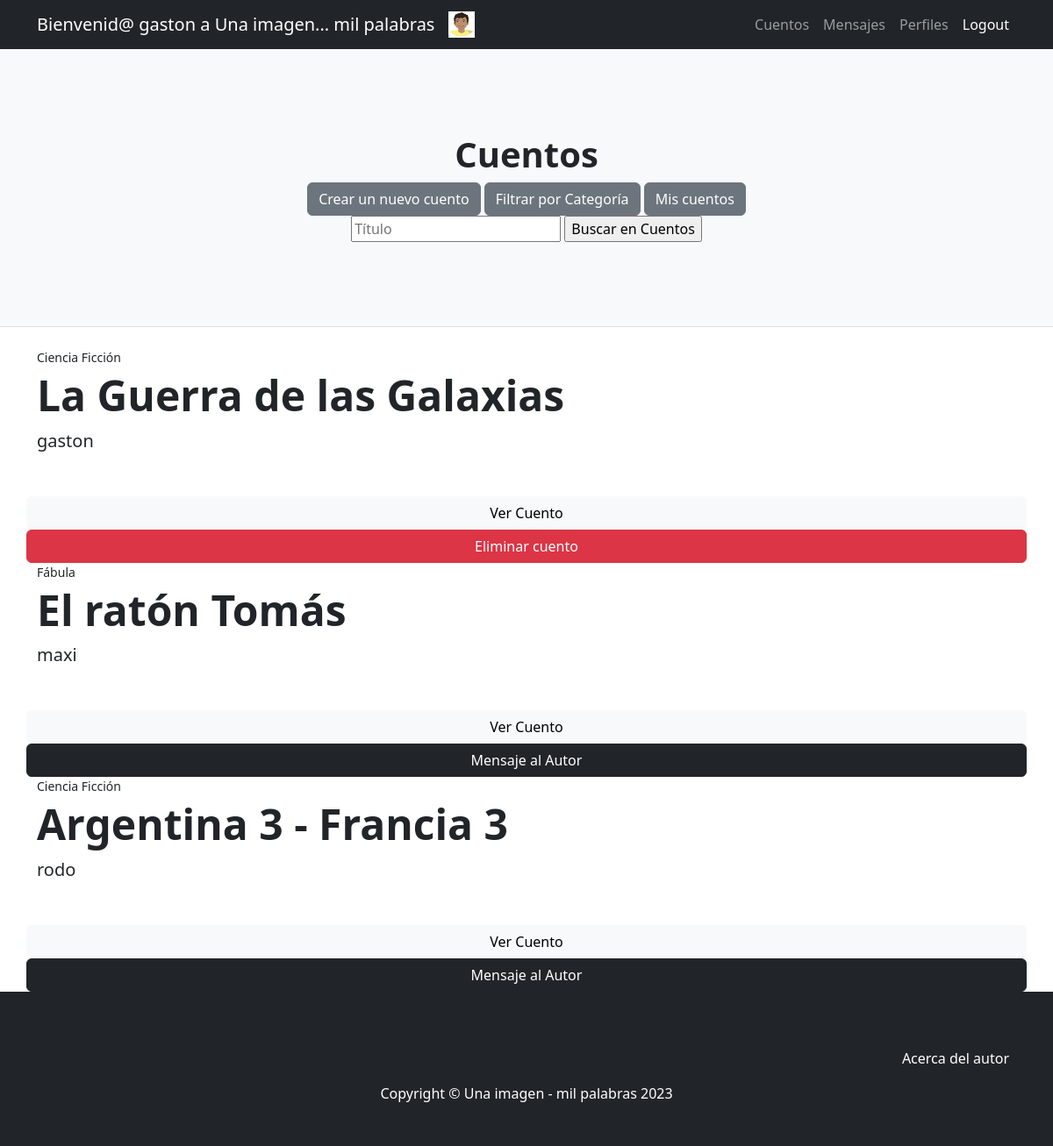
The page /AppCuentos/ (signed in) on the database its author committed.
### AppCuentos/models.py (models this page shows, shortened)
class Cuento(models.Model):
    fecha=models.DateField()
    categoria=models.CharField(max_length=20)
    titulo=models.CharField(max_length=50, unique=True)
    subtitulo=models.CharField(max_length=100)
    cuerpo=models.CharField(max_length=100000)
    autor=models.ForeignKey(User, on_delete=models.CASCADE)
    foto=models.ImageField(upload_to="fotos") #Hay que ponerlo en la carpeta media como el de avatars

### AppCuentos/views.py (the view)
# urls.py: path("", inicioCuentos, name="inicioCuentos"),
def inicioCuentos(request):
    cuentos=Cuento.objects.all()
    if len(cuentos)==0:
        mensaje="Aún no hay cuentos cargados... Inspirate y da el primer paso"
    else:
        mensaje=''
    return render(request,"AppCuentos/inicioCuentos.html", {'cuentos':cuentos,'mensaje':mensaje,"avatar":obtenerAvatar(request)})

### AppUsuarios/views.py (called while the page is built)
@login_required
def obtenerAvatar(request):
    avatares=Avatar.objects.filter(user=request.user.id)
    if len(avatares)!=0:
        return avatares[0].imagen.url
    else:
        return "/media/avatars/default.png"

### AppCuentos/templates/AppCuentos/inicioCuentos.html (shortened to what this page needs)
{% extends "AppUsuarios/padre.html" %}
{% load static %}
{% block titulo %}
<h1 class="fw-bolder">Cuentos</h1>
{% if user.is_authenticated %}
<a class="btn btn-secondary" href="{% url 'nuevoCuento' %}">Crear un nuevo cuento</a>
{% endif %}
<a class="btn btn-secondary" href="{% url 'buscarPorCategoria' %}">Filtrar por Categoría</a>
{% if user.is_authenticated %}
<a class="btn btn-secondary" href="{% url 'misCuentos' %}">Mis cuentos</a>
{% endif %}
<form action="{% url 'buscarCuento' %}" method="GET">
    <input type="text" name="titulo" id="titulo" placeholder="Título">
    <input type="submit" value="Buscar en Cuentos">
</form>
{% endblock %}
{% block cuerpo %}
<body>
    {% for cuento in cuentos %}
    <div class="small mb-1">{{ cuento.categoria }}</div>
                        <h1 class="display-5 fw-bolder" >{{ cuento.titulo }}</h1>
                        <div class="fs-5 mb-5">
                            <span>{{ cuento.autor }}</span>
                        </div>
    <a class="btn btn-light" href="{% url 'verCuento'  cuento.id  %}">Ver Cuento </a>
    {% if user.is_authenticated %}
    {% if cuento.autor != request.user %}
    <a class="btn btn-dark" href="{% url 'mensajeAlAutor'  cuento.id  %}">Mensaje al Autor </a>
    {% endif %}
    {% if cuento.autor == request.user or request.user.is_staff == 1 %}
    <a class="btn btn-danger" href="{% url 'eliminarCuento'  cuento.id  %}">Eliminar cuento </a>
    {% endif %}
    {% endif %}
    {% endfor %}
</body>
{% endblock %}

### AppUsuarios/templates/AppUsuarios/padre.html (shortened to what this page needs)
<!DOCTYPE html>
<html lang="en">
    <head>
        {% load static %}
        <link href="{% static 'AppUsuarios/css/styles.css' %}" rel="stylesheet" />
    </head>
    <body>
        <nav class="navbar navbar-expand-lg navbar-dark bg-dark">
            <div class="container">
                {% if user.is_authenticated %}
                <a class="navbar-brand" href="{% url 'inicioUsuarios' %}">Bienvenid@ {{ user.username }} a Una imagen... mil palabras</a>
                <img src="{{ avatar }}" alt="" width="30" height="30">
                <div class="collapse navbar-collapse" id="navbarSupportedContent">
                    <ul class="navbar-nav ms-auto mb-2 mb-lg-0">
                        <li class="nav-item"><a class="nav-link" href="{% url 'inicioCuentos' %}">Cuentos</a></li>
                        <li class="nav-item"><a class="nav-link" href="{% url 'mensajes' %}">Mensajes</a></li>
                        <li class="nav-item"><a class="nav-link" href="{% url 'verMiPerfil' %}">Perfiles</a></li>
                        <li class="nav-item"><a class="nav-link active" aria-current="page" href="{% url 'logout' %}">Logout</a></li>
                    </ul>
                {% endif %}
                </div>
            </div>
        </nav>
        <header class="py-5 bg-light border-bottom mb-4">
            <div class="container">
                <div class="text-center my-5">
                    {% block titulo %}
                    {% endblock %}
                </div>
            </div>
        </header>
        <div class="container">
            <div class="row">
                {% block cuerpo %}
                {% endblock %}
            </div>
        </div>
        <footer class="py-5 bg-dark">
            <nav class="navbar navbar-expand-lg navbar-dark bg-dark">
                <div class="container">
                    <div class="collapse navbar-collapse" id="navbarSupportedContent">
                        <ul class="navbar-nav ms-auto mb-2 mb-lg-0">
                            <li class="nav-item"><a class="nav-link active" aria-current="page" href="{% url 'about' %}">Acerca del autor</a></li>
                        </ul>
                    </div>
                </div>
            </nav>
            <div class="container">
                <p class="m-0 text-center text-white">Copyright &copy; Una imagen - mil palabras 2023</p>
            </div>
        </footer>
    </body>
</html>

### rows shown on the page
Cuento: categoria "Ciencia Ficción", titulo "La Guerra de las Galaxias", autor "gaston", shows "Eliminar cuento"
Cuento: categoria "Fábula", titulo "El ratón Tomás", autor "maxi", shows "Mensaje al Autor"
Cuento: categoria "Ciencia Ficción", titulo "Argentina 3 - Francia 3", autor "rodo", shows "Mensaje al Autor"

### other values the page prints
{{ user.username }} "gaston"
